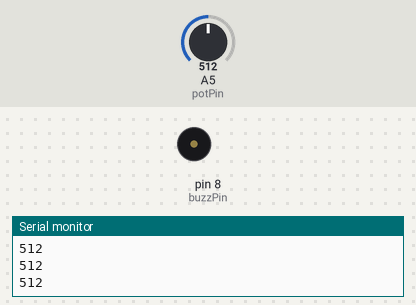
A sketch run on a simulated Arduino Uno, built with avr-gcc and run on an emulated ATmega328P. Parts: buzzer (waves = sounding, pin HIGH), the last lines printed to the serial monitor. The test bench sets the inputs (shaded band); at power-on: A5 (potPin) = 512.

Above: at 1.2 s.
1.3 s: A5 (potPin) set to 991
2.9 s: A5 (potPin) set to 1014
At 4.0 s:
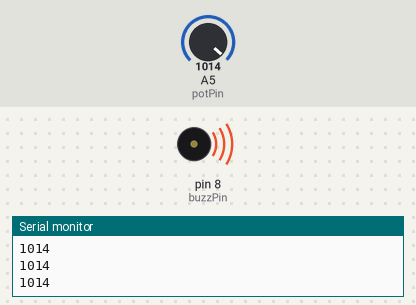
4.7 s: A5 (potPin) set to 990
At 6.0 s:
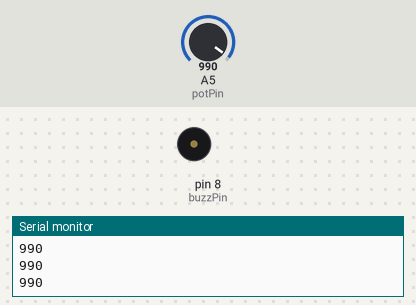
6.5 s: A5 (potPin) set to 1010
At 8.0 s:
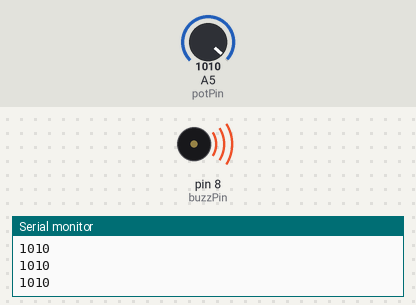
Timing chart, 0 to 9.2 s (numbered marks = the images above; inputs shaded):
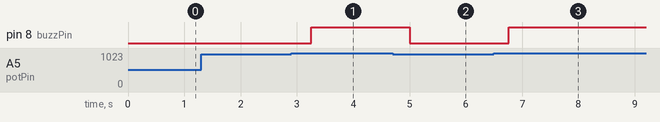

Measured:
- the behaviour switches between 1000 and 1001 on A5 (potPin) (found by bisection; images 0 and 1)
- after the input at 2.9 s, pin 8 (buzzPin): LOW → HIGH after 0.35 s
- after the input at 4.7 s, pin 8 (buzzPin): HIGH → LOW after 0.31 s
- after the input at 6.5 s, pin 8 (buzzPin): LOW → HIGH after 0.26 s

The sketch:

Lesson22a_New_Ard.ino
```cpp
int potPin = A5;
int buzzPin = 8;
int delayT = 250;
int potVal;


void setup() {
  // put your setup code here, to run once:
Serial.begin(9600);
pinMode(buzzPin,OUTPUT);
pinMode(potPin, INPUT);
}

void loop() {
  // put your main code here, to run repeatedly:

potVal = analogRead(potPin);
Serial.println(potVal);
delay(delayT);


if (potVal > 1000){
  digitalWrite(buzzPin,HIGH);
}

if (potVal < 1000){
  digitalWrite(buzzPin,LOW);
}

}
```
